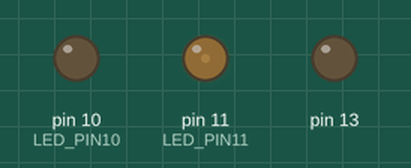
This sketch was run on a simulated Arduino Uno, built with avr-gcc and run on an emulated ATmega328P. On the bench: output pins drawn as LEDs (lit = HIGH).

Above: at 0.05 s.
At 0.3 s:
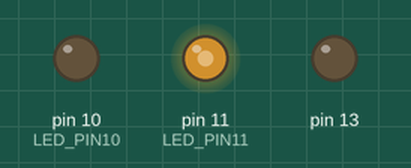
At 0.4 s:
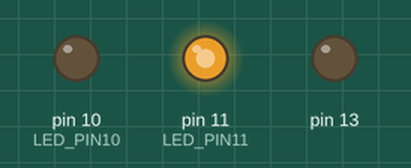
At 0.8 s:
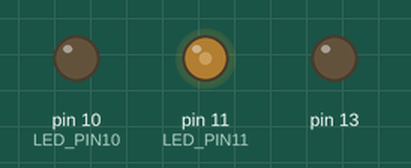
Timing chart, 0 to 4.4 s (numbered marks = the images above):
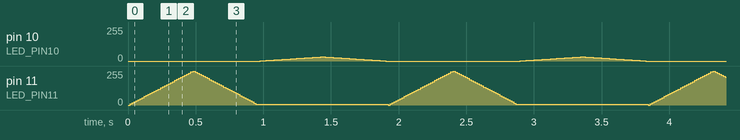

The sketch:

02_analog.ino
```cpp
#define LED_PIN11 11
#define LED_PIN10 10

void setup() {
  // 핀 모드를 출력으로 설정
  pinMode(13, OUTPUT);
  digitalWrite(13, LOW);
  pinMode(LED_PIN11, OUTPUT);
  pinMode(LED_PIN10, OUTPUT);
}

void loop() {
   // LED의 밝기를 0에서 255까지 변화시키면서 조절
  for (int brightness = 0; brightness <= 255; brightness+=8) {
    analogWrite(LED_PIN11, brightness);
    delay(15); // 각 단계별로 10밀리초의 지연
  }

  // LED의 밝기를 255에서 0까지 변화시키면서 조절
  for (int brightness = 255; brightness >= 0; brightness-=8) {
    analogWrite(LED_PIN11, brightness);
    delay(15); // 각 단계별로 10밀리초의 지연
  }
     // LED의 밝기를 0에서 255까지 변화시키면서 조절
  for (int brightness = 0; brightness <= 31; brightness+=1) {
    analogWrite(LED_PIN10, brightness);
    delay(15); // 각 단계별로 10밀리초의 지연
  }

  // LED의 밝기를 255에서 0까지 변화시키면서 조절
  for (int brightness = 31; brightness >= 0; brightness-=1) {
    analogWrite(LED_PIN10, brightness);
    delay(15); // 각 단계별로 10밀리초의 지연
  }
}
```
